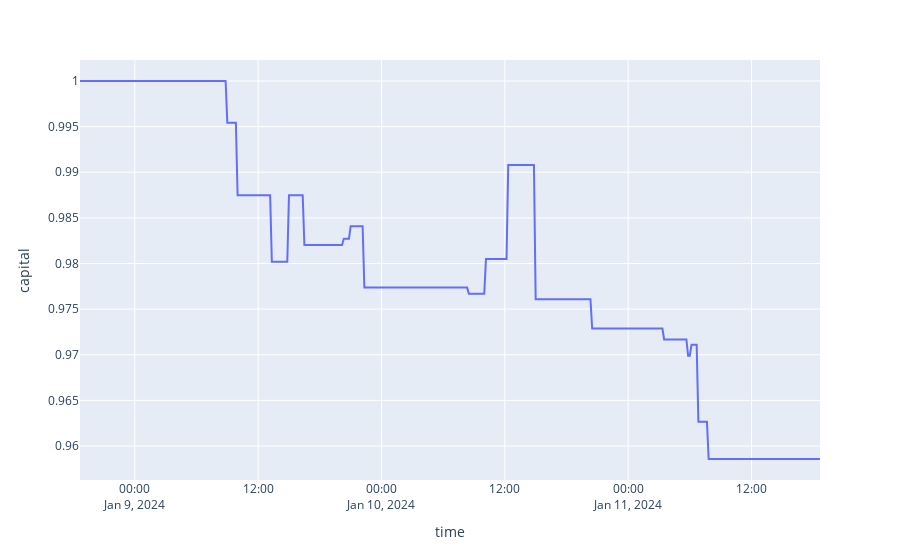

Notebook code cell kept with this figure:
### Code cell
%load_ext autoreload
%autoreload 2

from exchange_data.data import OrderBookFrame
from exchange_data.data.backtest import Backtest
import pandas as pd
import numpy as np
import alog
import plotly.graph_objs as go
import plotly.express as px
import plotly as py
import plotly.offline as ofl
from plotly.offline import init_notebook_mode

init_notebook_mode(connected=True)
params = {
 'cache': False,
 'database_name': 'binance_futures',
 'depth': 72,
 'futures': False,
 'group_by': '2m',
 'interval': '3d',
 'max_volume_quantile': 0.99,
 'offset_interval': '0h',
 'plot': False,
 'round_decimals': 3,
 'sequence_length': 72,
 'symbol': 'UNFIUSDT',
 'window_size': '1h',
 'additional_group_by': '10Min',
 'frame_width': 299
}

df = Backtest(**params).frame
capital = 1
df['capital'] = 0
df_len = df.shape[0]
capital_ls = []
price_in = 0

for ix in range(0, df_len):
    if ix < df_len - 1:
        row = df.iloc[ix]
        #next_row = df.iloc[ix + 1]
        best_ask = row['best_ask']
        best_bid = row['best_bid']
        
        if row['prediction'] == 1:
            if price_in == 0:
                price_in = best_bid
        else:
            if price_in > 0:
                pnl = (price_in - best_ask) / price_in
                alog.info((price_in, best_ask, pnl))
                capital = capital + (capital * pnl * (1 - 0.005))
                
            price_in = 0
            
    #alog.info(capital)
    capital_ls.append(capital)

df['capital'] = np.asarray(capital_ls)

df=df.loc[:, df.columns!='orderbook_img']
px.line(df, y='capital')

### Figure 1 — Plotly figure (JSON) as saved in the notebook; plotly's stock layout.template omitted (floating-point values rounded to 4 significant figures; data arrays with more than 128 entries replaced by an {"elided": "..."} marker saying what was removed)
{"data": [{"hovertemplate": "time=%{x}<br>capital=%{y}<extra></extra>", "legendgroup": "", "line": {"color": "#636efa", "dash": "solid"}, "marker": {"symbol": "circle"}, "mode": "lines", "name": "", "orientation": "v", "showlegend": false, "type": "scatter", "x": {"elided": "433 str values"}, "xaxis": "x", "y": {"elided": "433 float values"}, "yaxis": "y"}], "layout": {"autosize": true, "legend": {"tracegroupgap": 0}, "margin": {"t": 60}, "xaxis": {"anchor": "y", "autorange": true, "domain": [0, 1], "range": ["2024-01-08 18:40", "2024-01-11 18:40"], "title": {"text": "time"}, "type": "date"}, "yaxis": {"anchor": "x", "autorange": true, "domain": [0, 1], "range": [0.9563, 1.002], "title": {"text": "capital"}, "type": "linear"}}}
